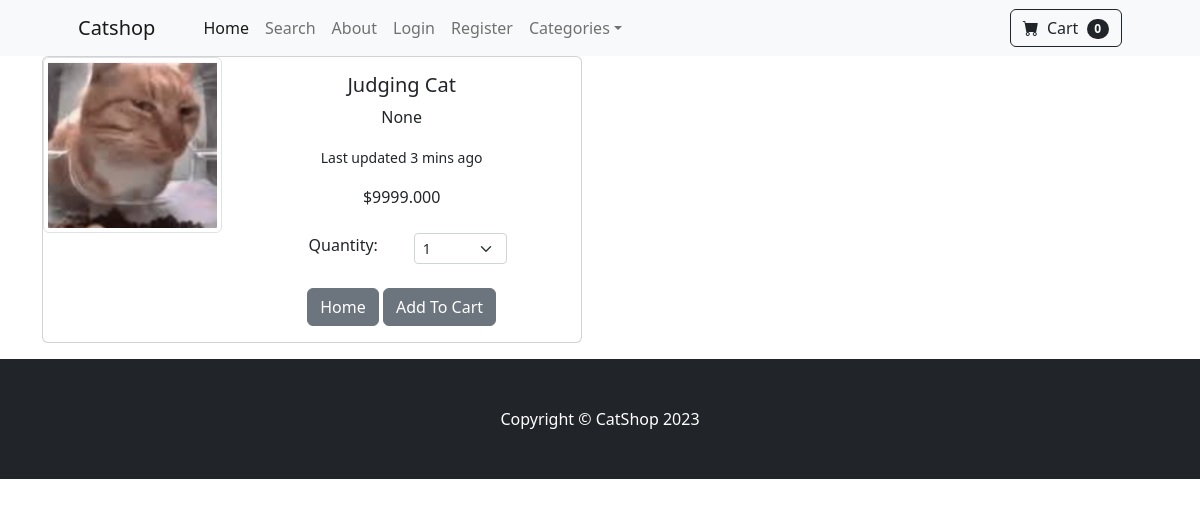
Page /product/1 on the committed database.
### store/models.py (models this page shows, shortened)
class Product(models.Model):
    name = models.CharField(max_length=50)
    price = models.DecimalField(default=0, decimal_places=3, max_digits=7)
    category = models.ForeignKey(Category, on_delete=models.CASCADE, default=1)
    is_sale = models.BooleanField(default=False)
    sale_price = models.DecimalField(default=0, decimal_places=3, max_digits=7)
    description = models.CharField(max_length=300, default='Product has no description', blank=True, null=True)
    image = models.ImageField(upload_to='uploads/product/')

### store/views.py (the view)
# urls.py: path('product/<int:pk>', views.product, name='product'),
def product(request, pk):
    product = Product.objects.get(id=pk)
    return render(request, 'product.html', {'product': product})

### cart/cart.py (called while the page is built)
    def __len__(self):
        return len(self.cart)

### cart/context_processors.py (called while the page is built)
def cart(request):
    return {'cart':Cart(request)}

### store/context_processors.py (called while the page is built)
def categories(request):
    categories = Category.objects.all()
    return {'categories': categories}

### store/templates/product.html (shortened to what this page needs)
{% extends 'base.html' %}
{% block content %}
<div class="container">
  <div class="card mb-3" style="max-width: 540px;">
    <div class="row g-0">
      <div class="col-md-4">
        <img src="{{ product.image.url }}" class="img-fluid rounded-start img-thumbnail" alt="...">
      </div>
      <div class="col-md-8">
        <div class="card-body">
          <center>
          <h5 class="card-title">{{ product.name }}</h5>
          <p class="card-text">{{ product.description }}</p>
          <p class="card-text"><small class="text-body-secondary">Last updated 3 mins ago</small></p>
          {% if product.is_sale %}
              <strike>${{ product.price }}</strike>
              &nbsp;
              ${{ product.sale_price }}
          {% else %}
            ${{ product.price }}
          {% endif %}
          <br><br>
          <div class="row justify-content-center">
               <div class="col-md-4">Quantity:</div>
              <div class="col-md-4">
                  <select class="form-select form-select-sm" id="quantity-cart">
                    <option value="1">1</option>
                  </select>
              </div>
          </div>
          <br>
          <a href="{% url 'home' %}" class="btn btn-secondary">Home</a>
          <button type="button" value="{{ product.id }}" class="btn btn-secondary" id="add-cart">Add To Cart</button>
        </div>
      </div>
    </div>
  </div>
</div>
{% endblock %}

### rows in the picture
Product: image (picture), name "Judging Cat", description "None", price "9999.000"

### other values in the picture
{{ cart | length }} "0"
